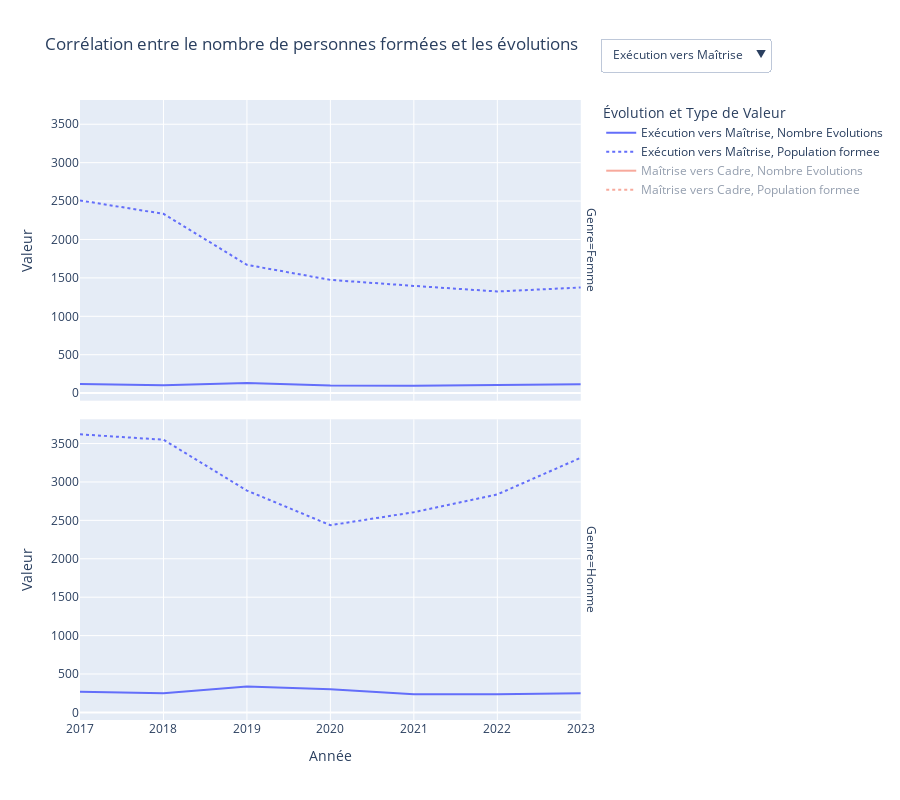

The notebook cell this image was saved under:
### Code cell
import pandas as pd
import plotly.express as px

# Transformer les données en format long
df_long = df1_2.melt(
    id_vars=['Année', 'Evolution', 'Genre'], 
    value_vars=['Nombre Evolutions', 'Population formee'], 
    var_name='Type de Valeur', 
    value_name='Valeur'
)

# Créer le graphique
fig = px.line(
    df_long,
    x='Année',
    y='Valeur',
    color='Evolution',  # Couleurs différenciées par évolution
    line_dash='Type de Valeur',  # Style de ligne différencié par type de valeur
    facet_row='Genre',  # Séparer les graphiques pour Femme (haut) et Homme (bas)
    title="Corrélation entre le nombre de personnes formées et les évolutions",
    labels={'Valeur': 'Valeur', 'Année': 'Année', 'Type de Valeur': 'Type'},
    height=800
)

# Définir les options du menu déroulant
dropdown_buttons = [
    dict(label="Exécution vers Maîtrise",
         method="update",
         args=[{"visible": ['Exécution vers Maîtrise' in trace.name for trace in fig.data]},
               {"title": "Corrélation pour l'évolution : Exécution vers Maîtrise"}]),
    dict(label="Maîtrise vers Cadre",
         method="update",
         args=[{"visible": ['Maîtrise vers Cadre' in trace.name for trace in fig.data]},
               {"title": "Corrélation pour l'évolution : Maîtrise vers Cadre"}])
]

# Initialiser les courbes visibles pour "Exécution vers Maîtrise" (par défaut)
default_visible = ['Exécution vers Maîtrise' in trace.name for trace in fig.data]
fig.for_each_trace(lambda trace: trace.update(visible='legendonly'))  # Masquer toutes les traces par défaut
for trace, visible in zip(fig.data, default_visible):
    trace.visible = True if visible else 'legendonly'

# Mettre à jour la mise en page pour inclure le menu déroulant
fig.update_layout(
    updatemenus=[
        dict(
            buttons=dropdown_buttons,
            direction="down",
            showactive=True,
            x=1.35,  # Position horizontale
            xanchor="right",
            y=1.1,  # Position verticale
            yanchor="top"
        )
    ],
    legend_title="Évolution et Type de Valeur"
)

# Afficher le graphique
fig.show()

### Figure 1 — Plotly figure (JSON) as saved in the notebook; plotly's stock layout.template omitted (floating-point values rounded to 4 significant figures)
{"data": [{"hovertemplate": "Evolution=Exécution vers Maîtrise<br>Type=Nombre Evolutions<br>Genre=Femme<br>Année=%{x}<br>Valeur=%{y}<extra></extra>", "legendgroup": "Exécution vers Maîtrise, Nombre Evolutions", "line": {"color": "#636efa", "dash": "solid"}, "marker": {"symbol": "circle"}, "mode": "lines", "name": "Exécution vers Maîtrise, Nombre Evolutions", "orientation": "v", "showlegend": true, "type": "scatter", "visible": true, "x": [2017, 2018, 2019, 2020, 2021, 2022, 2023], "xaxis": "x2", "y": [118, 103, 132, 99, 97, 104, 117], "yaxis": "y2"}, {"hovertemplate": "Evolution=Exécution vers Maîtrise<br>Type=Nombre Evolutions<br>Genre=Homme<br>Année=%{x}<br>Valeur=%{y}<extra></extra>", "legendgroup": "Exécution vers Maîtrise, Nombre Evolutions", "line": {"color": "#636efa", "dash": "solid"}, "marker": {"symbol": "circle"}, "mode": "lines", "name": "Exécution vers Maîtrise, Nombre Evolutions", "orientation": "v", "showlegend": false, "type": "scatter", "visible": true, "x": [2017, 2018, 2019, 2020, 2021, 2022, 2023], "xaxis": "x", "y": [269, 251, 339, 302, 235, 235, 249], "yaxis": "y"}, {"hovertemplate": "Evolution=Exécution vers Maîtrise<br>Type=Population formee<br>Genre=Femme<br>Année=%{x}<br>Valeur=%{y}<extra></extra>", "legendgroup": "Exécution vers Maîtrise, Population formee", "line": {"color": "#636efa", "dash": "dot"}, "marker": {"symbol": "circle"}, "mode": "lines", "name": "Exécution vers Maîtrise, Population formee", "orientation": "v", "showlegend": true, "type": "scatter", "visible": true, "x": [2017, 2018, 2019, 2020, 2021, 2022, 2023], "xaxis": "x2", "y": [2508, 2334, 1670, 1474, 1396, 1323, 1375], "yaxis": "y2"}, {"hovertemplate": "Evolution=Exécution vers Maîtrise<br>Type=Population formee<br>Genre=Homme<br>Année=%{x}<br>Valeur=%{y}<extra></extra>", "legendgroup": "Exécution vers Maîtrise, Population formee", "line": {"color": "#636efa", "dash": "dot"}, "marker": {"symbol": "circle"}, "mode": "lines", "name": "Exécution vers Maîtrise, Population formee", "orientation": "v", "showlegend": false, "type": "scatter", "visible": true, "x": [2017, 2018, 2019, 2020, 2021, 2022, 2023], "xaxis": "x", "y": [3620, 3550, 2888, 2437, 2606, 2838, 3315], "yaxis": "y"}, {"hovertemplate": "Evolution=Maîtrise vers Cadre<br>Type=Nombre Evolutions<br>Genre=Femme<br>Année=%{x}<br>Valeur=%{y}<extra></extra>", "legendgroup": "Maîtrise vers Cadre, Nombre Evolutions", "line": {"color": "#EF553B", "dash": "solid"}, "marker": {"symbol": "circle"}, "mode": "lines", "name": "Maîtrise vers Cadre, Nombre Evolutions", "orientation": "v", "showlegend": true, "type": "scatter", "visible": "legendonly", "x": [2017, 2018, 2019, 2020, 2021, 2022, 2023], "xaxis": "x2", "y": [152, 165, 178, 159, 127, 152, 172], "yaxis": "y2"}, {"hovertemplate": "Evolution=Maîtrise vers Cadre<br>Type=Nombre Evolutions<br>Genre=Homme<br>Année=%{x}<br>Valeur=%{y}<extra></extra>", "legendgroup": "Maîtrise vers Cadre, Nombre Evolutions", "line": {"color": "#EF553B", "dash": "solid"}, "marker": {"symbol": "circle"}, "mode": "lines", "name": "Maîtrise vers Cadre, Nombre Evolutions", "orientation": "v", "showlegend": false, "type": "scatter", "visible": "legendonly", "x": [2017, 2018, 2019, 2020, 2021, 2022, 2023], "xaxis": "x", "y": [445, 441, 446, 361, 383, 394, 465], "yaxis": "y"}, {"hovertemplate": "Evolution=Maîtrise vers Cadre<br>Type=Population formee<br>Genre=Femme<br>Année=%{x}<br>Valeur=%{y}<extra></extra>", "legendgroup": "Maîtrise vers Cadre, Population formee", "line": {"color": "#EF553B", "dash": "dot"}, "marker": {"symbol": "circle"}, "mode": "lines", "name": "Maîtrise vers Cadre, Population formee", "orientation": "v", "showlegend": true, "type": "scatter", "visible": "legendonly", "x": [2017, 2018, 2019, 2020, 2021, 2022, 2023], "xaxis": "x2", "y": [8103, 7683, 6832, 5240, 5811, 5656, 5618], "yaxis": "y2"}, {"hovertemplate": "Evolution=Maîtrise vers Cadre<br>Type=Population formee<br>Genre=Homme<br>Année=%{x}<br>Valeur=%{y}<extra></extra>", "legendgroup": "Maîtrise vers Cadre, Population formee", "line": {"color": "#EF553B", "dash": "dot"}, "marker": {"symbol": "circle"}, "mode": "lines", "name": "Maîtrise vers Cadre, Population formee", "orientation": "v", "showlegend": false, "type": "scatter", "visible": "legendonly", "x": [2017, 2018, 2019, 2020, 2021, 2022, 2023], "xaxis": "x", "y": [20045, 19607, 18773, 17046, 17983, 18289, 18665], "yaxis": "y"}], "layout": {"annotations": [{"font": {}, "showarrow": false, "text": "Genre=Homme", "textangle": 90, "x": 0.98, "xanchor": "left", "xref": "paper", "y": 0.2425, "yanchor": "middle", "yref": "paper"}, {"font": {}, "showarrow": false, "text": "Genre=Femme", "textangle": 90, "x": 0.98, "xanchor": "left", "xref": "paper", "y": 0.7575, "yanchor": "middle", "yref": "paper"}], "height": 800, "legend": {"title": {"text": "Évolution et Type de Valeur"}, "tracegroupgap": 0}, "title": {"text": "Corrélation entre le nombre de personnes formées et les évolutions"}, "updatemenus": [{"buttons": [{"args": [{"visible": [true, true, true, true, false, false, false, false]}, {"title": "Corrélation pour l'évolution : Exécution vers Maîtrise"}], "label": "Exécution vers Maîtrise", "method": "update"}, {"args": [{"visible": [false, false, false, false, true, true, true, true]}, {"title": "Corrélation pour l'évolution : Maîtrise vers Cadre"}], "label": "Maîtrise vers Cadre", "method": "update"}], "direction": "down", "showactive": true, "x": 1.35, "xanchor": "right", "y": 1.1, "yanchor": "top"}], "xaxis": {"anchor": "y", "domain": [0, 0.98], "title": {"text": "Année"}}, "xaxis2": {"anchor": "y2", "domain": [0, 0.98], "matches": "x", "showticklabels": false}, "yaxis": {"anchor": "x", "domain": [0, 0.485], "title": {"text": "Valeur"}}, "yaxis2": {"anchor": "x2", "domain": [0.515, 1], "matches": "y", "title": {"text": "Valeur"}}}}
